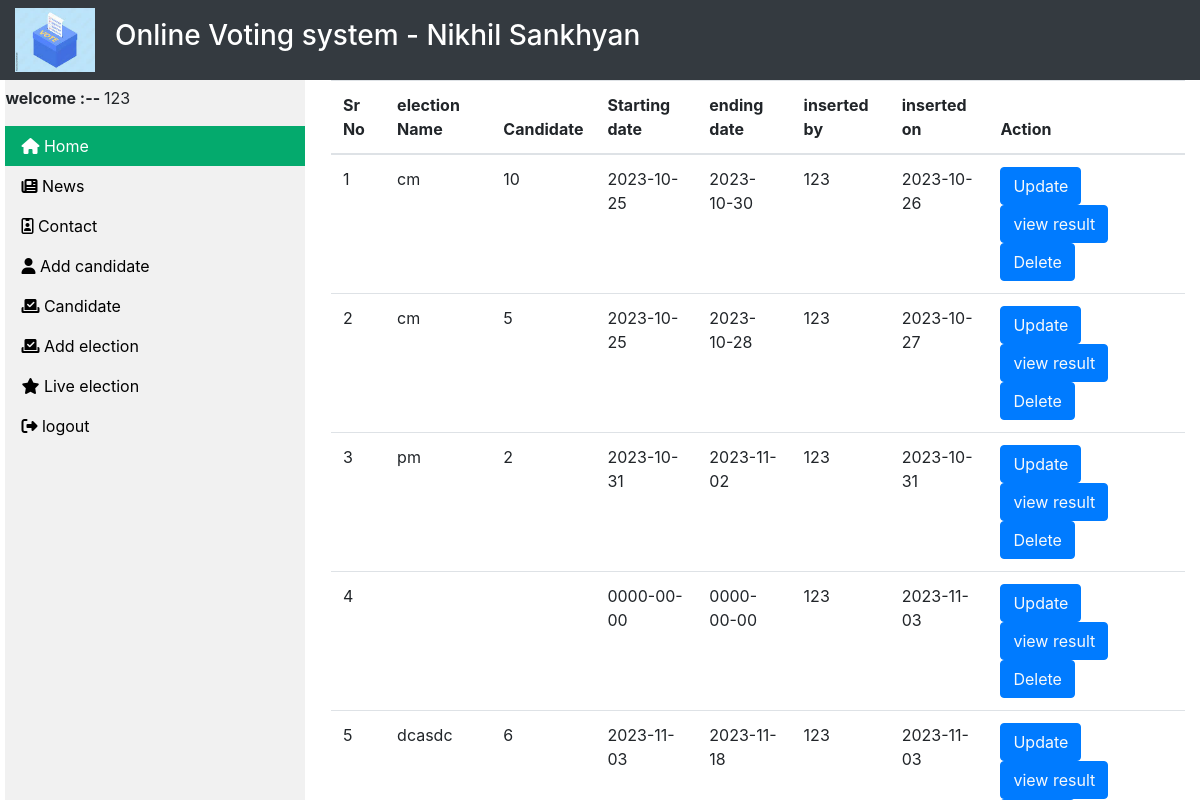
The page /admin/index.php?live_election_page=1&added=1 (signed in) on the database its author committed.
### tables this page shows
CREATE TABLE `add_election` (
  `id` int(100) NOT NULL,
  `election_name` text NOT NULL,
  `candidate` text NOT NULL,
  `starting_date` date NOT NULL,
  `ending_date` date NOT NULL,
  `status` text NOT NULL,
  `inserted_by` varchar(100) DEFAULT NULL,
  `inserted_on` date DEFAULT NULL
);

### admin/inc/live_election.php (the view, shortened to what this page needs)
<div class="container-form">
<table class="table">
  <thead>
    <tr>
      <th scope="col"> Sr No </th>
      <th scope="col"> election Name </th>
      <th scope="col"> Candidate</th>
      <th scope="col"> Starting date</th>
      <th scope="col"> ending date</th>
      <th scope="col"> inserted by</th>
      <th scope="col"> inserted on</th>
      <th scope="col" colspan="2" > Action </th>
    </tr>
  </thead>
<?php
$sql = "select * from add_election";
$result = mysqli_query($db, $sql);
if ($result) {
$n = 1;
while ($row = mysqli_fetch_assoc($result)) {
  $id = $row['id'];
  $election_name = $row['election_name'];
  $candidate = $row['candidate'];
  $starting_date = $row['starting_date'];
  $ending_date = $row['ending_date'];
  $inserted_by = $row['inserted_by'];
  $inserted_on = $row['inserted_on'];
  echo '<tr>
          <td scope="row"> ' . $n . '  </td>
          <td> ' . $election_name . '	</td>
          <td> ' . $candidate . '		</td>
          <td> ' . $starting_date . '		</td>
          <td> ' . $ending_date . '		</td>
          <td> ' . $inserted_by . '		</td>
          <td> ' . $inserted_on . '		</td>
      <td> <button class="btn btn-primary"> <a href="update.php? updateid=' . $id . '" class="text-light">Update</a></button>
               <button class="btn btn-primary"> <a href="delete.php? deleteid=' . $id . '" class="text-light">view result</a> </button>
               <button class="btn btn-primary"> <a href="delete.php? deleteid=' . $id . '" class="text-light">Delete</a> </button>
          </td>
      </tr>';
  $n++;
}
}
?>
 </table>
</div>

### admin/inc/header.php (shortened to what this page needs)
<!DOCTYPE html>
<html lang="en">
<head>
    <link rel="stylesheet" href="../assets/css/bootstrap.min.css">
    <link rel="stylesheet" href="../assets/css/style.css">
</head>
<body>
   <div class="container-fluid">
        <div class="row bg-dark text-white">
            <div class="col-1 mt-2 mb-2 ">
                <img src="../assets/images/download.jpeg" width="80px">
            </div>
            <div class="col-11 my-auto mt-1 " >
                <h3>      Online Voting system -  Nikhil Sankhyan<small> <?php  ?>   </small>  </h3>
            </div>
        </div>
</body>
</html>

### admin/inc/navigation.php (shortened to what this page needs)
<!DOCTYPE html>
<html>
<link rel="stylesheet" href="https://cdnjs.cloudflare.com/ajax/libs/font-awesome/6.4.2/css/all.min.css" />
<head>
</head>
<body>
  <ul>
    <p>
      <b> welcome :-- </b>
      <?php echo $_SESSION['username']; ?>
    </p>
    <li>  <a class="active" href="index.php?home_page=1">  <i class="fa-solid fa-house"></i>  Home</a></li>
    <li><a href="index.php?newsPage=1"><i class="fa-solid fa-newspaper"></i> News</a></li>
    <li><a href="index.php?contact_us_page=1">   <i class="fa-regular fa-id-badge"></i> Contact</a></li>
    <li><a href="index.php?add_candidate_page=1"><i class="fa-solid fa-user"></i> Add candidate</a></li>
    <li><a href="index.php?candidates_page=1"><i class="fa-solid fa-check-to-slot"></i>  Candidate</a></li>
    <li><a href="index.php?add_election_page=1"><i class="fa-solid fa-check-to-slot"></i>  Add election</a></li>
    <li><a href="index.php?live_election_page=1"><i class="fa-solid fa-star"></i>  Live election</a></li>
    <li><a href="logout.php" style="margin-bottom:0%" ><i class="fa-solid fa-right-from-bracket"></i>  logout</a></li>
  </ul>
</body>
</html>

### admin/index.php (shortened to what this page needs)
<?php
require_once("inc/header.php");
require_once("inc/navigation.php");
if (isset($_GET['home_page'])) {
    require_once("inc/home.php");
}
 else if (isset($_GET['add_election_page'])) {
    require_once("inc/add_election.php");
}
 else if (isset($_GET['newsPage'])) {
    require_once("inc/news.php");
}
else if (isset($_GET['add_candidate_page'])) {
    require_once("inc/add_candidate.php");
}
else if (isset($_GET['live_election_page'])) {
    require_once("inc/live_election.php");
}
?>

### assets/css/style.css (style rules this page uses)
.text-white { color:white; }

### admin/inc/header.php (style rules this page uses)
.container-fluid { position:fixed; }

### admin/inc/navigation.php (style rules this page uses)
body { margin: 0; }
ul { list-style-type: none; margin: 0; padding: 0; width: 25%; background-color: #f1f1f1; position: fixed; height: 100%; overflow: auto; }
li a { display: block; color: #000; padding: 8px 16px; text-decoration: none; }
li a.active { background-color: #04AA6D; color: white; }
p { margin-top: 2%; margin-left: 0px; margin-right: 0px; }
ul { margin-left: -0.8%; }

### admin/inc/live_election.php (style rules this page uses)
.container-form { width: 73%; float: right; max-height: 1000px; overflow: scroll; }

### rows shown on the page
add_election: election_name "cm", candidate "10", starting_date "2023-10-25", ending_date "2023-10-30", inserted_by "123", inserted_on "2023-10-26"
add_election: election_name "cm", candidate "5", starting_date "2023-10-25", ending_date "2023-10-28", inserted_by "123", inserted_on "2023-10-27"
add_election: election_name "pm", candidate "2", starting_date "2023-10-31", ending_date "2023-11-02", inserted_by "123", inserted_on "2023-10-31"
add_election: starting_date "0000-00-00", ending_date "0000-00-00", inserted_by "123", inserted_on "2023-11-03"
add_election: election_name "dcasdc", candidate "6", starting_date "2023-11-03", ending_date "2023-11-18", inserted_by "123", inserted_on "2023-11-03"

### other values the page prints
$_SESSION['username'] "123"
